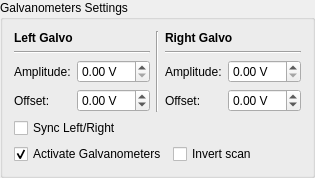
                 <widget class="QGroupBox" name="groupBox_11">
                  <property name="title">
                   <string>Galvanometers Settings</string>
                  </property>
                  <layout class="QVBoxLayout" name="verticalLayout_39">
                   <item>
                    <layout class="QHBoxLayout" name="horizontalLayout_67">
                     <item>
                      <layout class="QVBoxLayout" name="verticalLayout_40">
                       <item>
                        <widget class="QLabel" name="label_69">
                         <property name="text">
                          <string>&lt;html&gt;&lt;head/&gt;&lt;body&gt;&lt;p&gt;&lt;span style=&quot; font-weight:600;&quot;&gt;Left Galvo&lt;/span&gt;&lt;/p&gt;&lt;/body&gt;&lt;/html&gt;</string>
                         </property>
                        </widget>
                       </item>
                       <item>
                        <widget class="Line" name="line_8">
                         <property name="sizePolicy">
                          <sizepolicy hsizetype="Preferred" vsizetype="Preferred">
                           <horstretch>0</horstretch>
                           <verstretch>0</verstretch>
                          </sizepolicy>
                         </property>
                         <property name="orientation">
                          <enum>Qt::Horizontal</enum>
                         </property>
                        </widget>
                       </item>
                       <item>
                        <layout class="QFormLayout" name="formLayout_10">
                         <item row="0" column="0">
                          <widget class="QLabel" name="label_61">
                           <property name="sizePolicy">
                            <sizepolicy hsizetype="Fixed" vsizetype="Preferred">
                             <horstretch>0</horstretch>
                             <verstretch>0</verstretch>
                            </sizepolicy>
                           </property>
                           <property name="text">
                            <string>Amplitude:</string>
                           </property>
                          </widget>
                         </item>
                         <item row="0" column="1">
                          <widget class="QDoubleSpinBox" name="doubleSpinBox_galvoLeftAmplitude">
                           <property name="sizePolicy">
                            <sizepolicy hsizetype="Preferred" vsizetype="Fixed">
                             <horstretch>0</horstretch>
                             <verstretch>0</verstretch>
                            </sizepolicy>
                           </property>
                           <property name="suffix">
                            <string> V</string>
                           </property>
                           <property name="maximum">
                            <double>10.000000000000000</double>
                           </property>
                           <property name="singleStep">
                            <double>0.100000000000000</double>
                           </property>
                          </widget>
                         </item>
                         <item row="1" column="0">
                          <widget class="QLabel" name="label_62">
                           <property name="sizePolicy">
                            <sizepolicy hsizetype="Fixed" vsizetype="Preferred">
                             <horstretch>0</horstretch>
                             <verstretch>0</verstretch>
                            </sizepolicy>
                           </property>
                           <property name="text">
                            <string>Offset:</string>
                           </property>
                          </widget>
                         </item>
                         <item row="1" column="1">
                          <widget class="QDoubleSpinBox" name="doubleSpinBox_galvoLeftOffset">
                           <property name="sizePolicy">
                            <sizepolicy hsizetype="Preferred" vsizetype="Fixed">
                             <horstretch>0</horstretch>
                             <verstretch>0</verstretch>
                            </sizepolicy>
                           </property>
                           <property name="suffix">
                            <string> V</string>
                           </property>
                           <property name="minimum">
                            <double>-10.000000000000000</double>
                           </property>
                           <property name="maximum">
                            <double>10.000000000000000</double>
                           </property>
                           <property name="singleStep">
                            <double>0.100000000000000</double>
                           </property>
                          </widget>
                         </item>
                        </layout>
                       </item>
                      </layout>
                     </item>
                     <item>
                      <widget class="Line" name="line_9">
                       <property name="minimumSize">
                        <size>
                         <width>3</width>
                         <height>0</height>
                        </size>
                       </property>
                       <property name="maximumSize">
                        <size>
                         <width>3</width>
                         <height>16777215</height>
                        </size>
                       </property>
                       <property name="orientation">
                        <enum>Qt::Vertical</enum>
                       </property>
                      </widget>
                     </item>
                     <item>
                      <layout class="QVBoxLayout" name="verticalLayout_41">
                       <item>
                        <widget class="QLabel" name="label_70">
                         <property name="text">
                          <string>&lt;html&gt;&lt;head/&gt;&lt;body&gt;&lt;p&gt;&lt;span style=&quot; font-weight:600;&quot;&gt;Right Galvo&lt;/span&gt;&lt;/p&gt;&lt;/body&gt;&lt;/html&gt;</string>
                         </property>
                        </widget>
                       </item>
                       <item>
                        <widget class="Line" name="line_10">
                         <property name="sizePolicy">
                          <sizepolicy hsizetype="Preferred" vsizetype="Preferred">
                           <horstretch>0</horstretch>
                           <verstretch>0</verstretch>
                          </sizepolicy>
                         </property>
                         <property name="orientation">
                          <enum>Qt::Horizontal</enum>
                         </property>
                        </widget>
                       </item>
                       <item>
                        <layout class="QFormLayout" name="formLayout_11">
                         <item row="0" column="0">
                          <widget class="QLabel" name="label_65">
                           <property name="sizePolicy">
                            <sizepolicy hsizetype="Fixed" vsizetype="Preferred">
                             <horstretch>0</horstretch>
                             <verstretch>0</verstretch>
                            </sizepolicy>
                           </property>
                           <property name="text">
                            <string>Amplitude:</string>
                           </property>
                          </widget>
                         </item>
                         <item row="0" column="1">
                          <widget class="QDoubleSpinBox" name="doubleSpinBox_galvoRightAmplitude">
                           <property name="sizePolicy">
                            <sizepolicy hsizetype="Preferred" vsizetype="Fixed">
                             <horstretch>0</horstretch>
                             <verstretch>0</verstretch>
                            </sizepolicy>
                           </property>
                           <property name="suffix">
                            <string> V</string>
                           </property>
                           <property name="maximum">
                            <double>10.000000000000000</double>
                           </property>
                           <property name="singleStep">
                            <double>0.100000000000000</double>
                           </property>
                          </widget>
                         </item>
                         <item row="1" column="0">
                          <widget class="QLabel" name="label_66">
                           <property name="sizePolicy">
                            <sizepolicy hsizetype="Fixed" vsizetype="Preferred">
                             <horstretch>0</horstretch>
                             <verstretch>0</verstretch>
                            </sizepolicy>
                           </property>
                           <property name="text">
                            <string>Offset:</string>
                           </property>
                          </widget>
                         </item>
                         <item row="1" column="1">
                          <widget class="QDoubleSpinBox" name="doubleSpinBox_galvoRightOffset">
                           <property name="sizePolicy">
                            <sizepolicy hsizetype="Preferred" vsizetype="Fixed">
                             <horstretch>0</horstretch>
                             <verstretch>0</verstretch>
                            </sizepolicy>
                           </property>
                           <property name="suffix">
                            <string> V</string>
                           </property>
                           <property name="minimum">
                            <double>-10.000000000000000</double>
                           </property>
                           <property name="maximum">
                            <double>10.000000000000000</double>
                           </property>
                           <property name="singleStep">
                            <double>0.100000000000000</double>
                           </property>
                          </widget>
                         </item>
                        </layout>
                       </item>
                      </layout>
                     </item>
                    </layout>
                   </item>
                   <item>
                    <widget class="QCheckBox" name="checkBox_galvoSync">
                     <property name="sizePolicy">
                      <sizepolicy hsizetype="Preferred" vsizetype="Preferred">
                       <horstretch>0</horstretch>
                       <verstretch>0</verstretch>
                      </sizepolicy>
                     </property>
                     <property name="minimumSize">
                      <size>
                       <width>0</width>
                       <height>20</height>
                      </size>
                     </property>
                     <property name="maximumSize">
                      <size>
                       <width>16777215</width>
                       <height>20</height>
                      </size>
                     </property>
                     <property name="layoutDirection">
                      <enum>Qt::LeftToRight</enum>
                     </property>
                     <property name="text">
                      <string>Sync Left/Right</string>
                     </property>
                    </widget>
                   </item>
                   <item>
                    <layout class="QHBoxLayout" name="horizontalLayout_4">
                     <item>
                      <widget class="QCheckBox" name="checkBox_galvoActivate">
                       <property name="sizePolicy">
                        <sizepolicy hsizetype="Preferred" vsizetype="Preferred">
                         <horstretch>0</horstretch>
                         <verstretch>0</verstretch>
                        </sizepolicy>
                       </property>
                       <property name="text">
                        <string>Activate Galvanometers</string>
                       </property>
                       <property name="checked">
                        <bool>true</bool>
                       </property>
                      </widget>
                     </item>
                     <item>
                      <widget class="QCheckBox" name="checkBox_galvoInvert">
                       <property name="sizePolicy">
                        <sizepolicy hsizetype="Preferred" vsizetype="Preferred">
                         <horstretch>0</horstretch>
                         <verstretch>0</verstretch>
                        </sizepolicy>
                       </property>
                       <property name="text">
                        <string>Invert scan</string>
                       </property>
                      </widget>
                     </item>
                    </layout>
                   </item>
                  </layout>
                 </widget>
